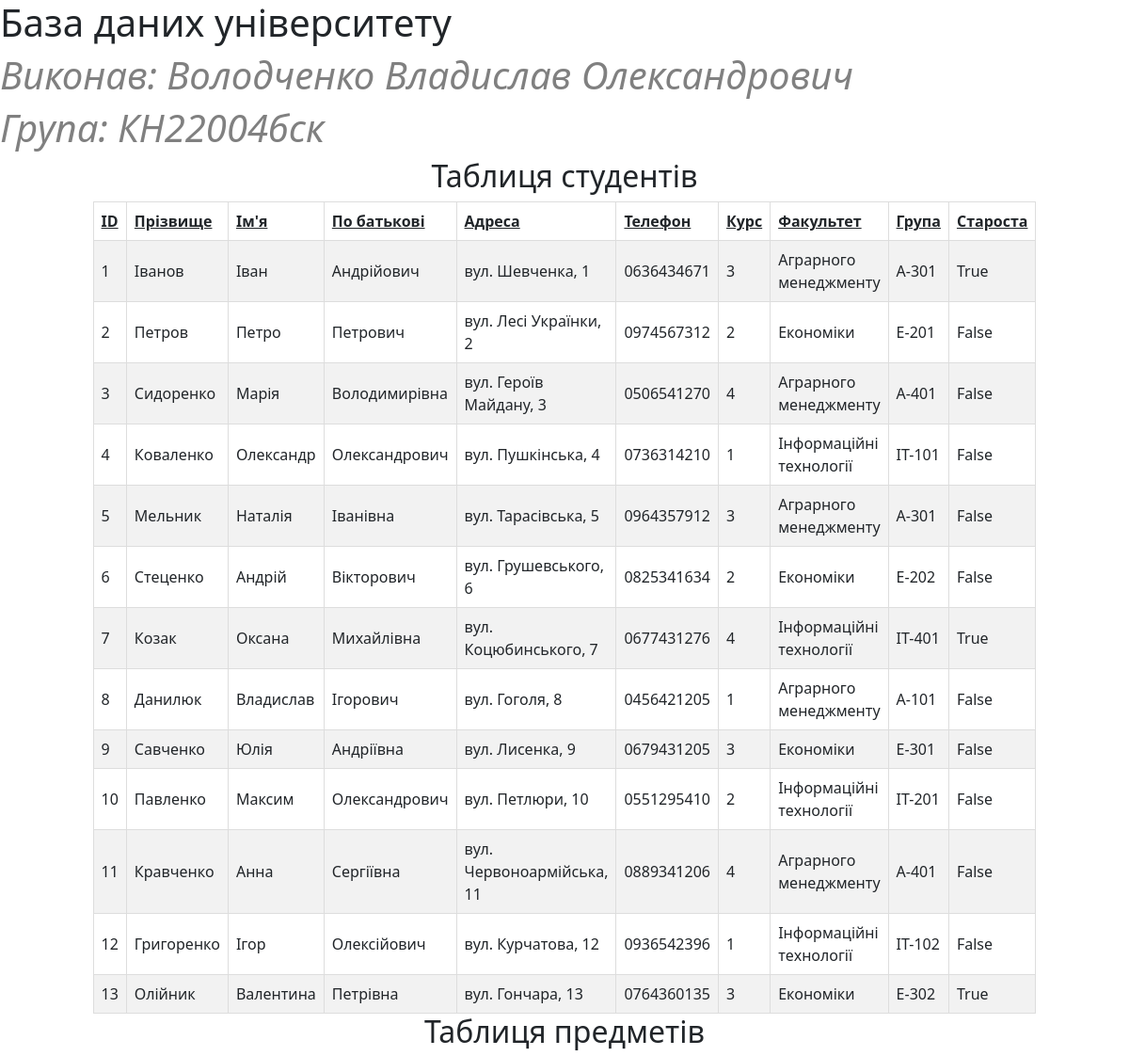
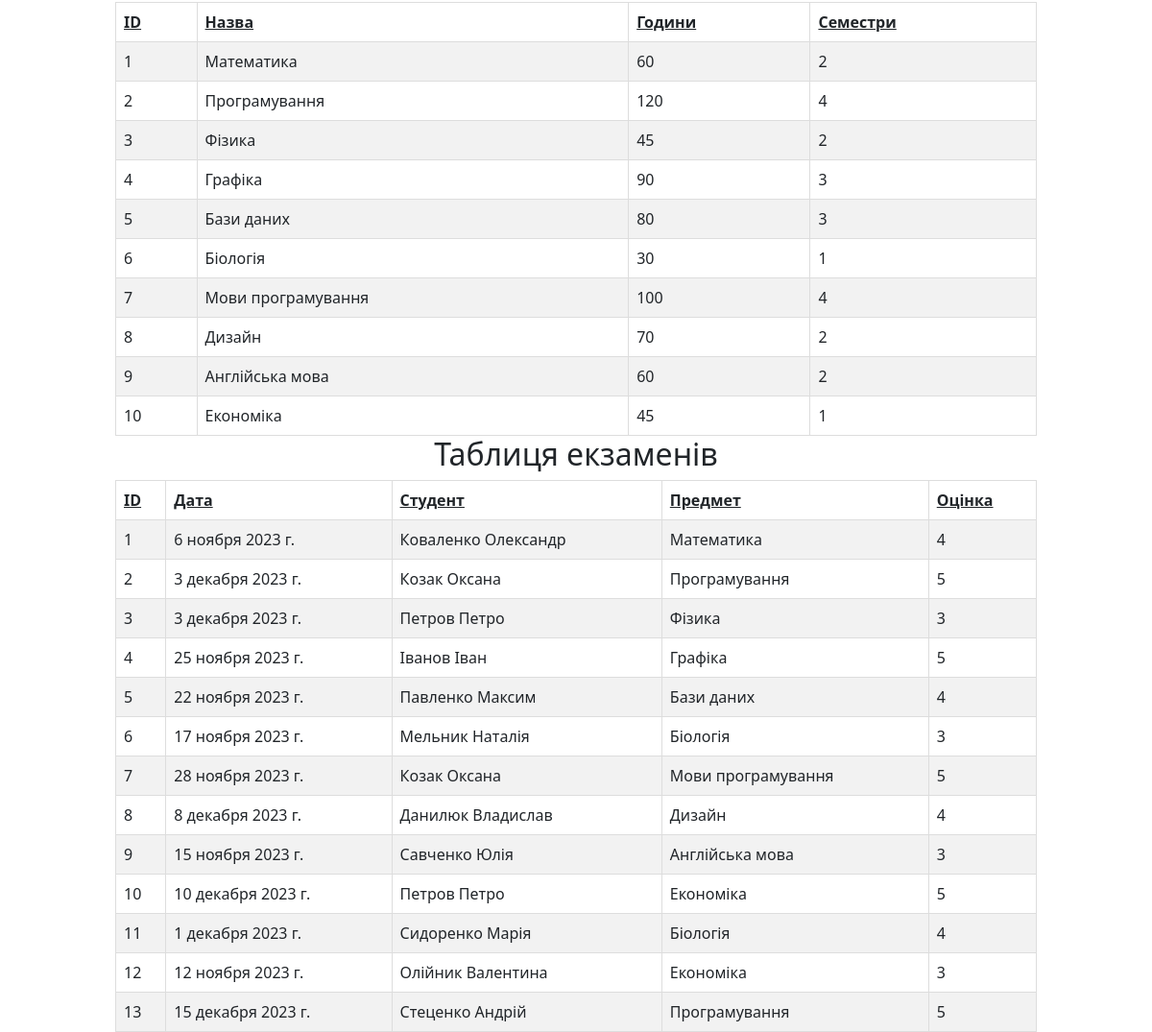
The page / on the database its author committed (2 pictures, top to bottom).
### University_Database/models.py (models this page shows, shortened)
class Student(models.Model):
    id = models.AutoField(primary_key=True)
    surname = models.CharField(max_length=30)
    name = models.CharField(max_length=30)
    patronymic = models.CharField(max_length=30)
    address = models.CharField(max_length=50)
    phone = models.CharField(max_length=10)
    course = models.IntegerField(validators=[MinValueValidator(1), MaxValueValidator(4)])
    faculty = models.CharField(max_length=50)
    grup = models.CharField(max_length=10)
    headman = models.BooleanField()
    class Meta:
        verbose_name = 'Студент'
        verbose_name_plural = 'Студенти'

class Subject(models.Model):
    id = models.AutoField(primary_key=True)
    name = models.CharField(max_length=50)
    hours = models.IntegerField()
    semesters = models.IntegerField()
    class Meta:
        verbose_name = 'Предмет'
        verbose_name_plural = 'Предмети'

class Exam(models.Model):
    id = models.AutoField(primary_key=True)
    date = models.DateField()
    student = models.ForeignKey(Student, on_delete=models.CASCADE)
    subject = models.ForeignKey(Subject, on_delete=models.CASCADE)
    grade = models.IntegerField(validators=[MinValueValidator(2), MaxValueValidator(5)])
    class Meta:
        verbose_name = 'Екзамен'
        verbose_name_plural = 'Екзамени'

### University_Database/views.py (the view)
# urls.py: path('', views.database),
def database(request):
    students = Student.objects.all()
    subjects = Subject.objects.all()
    exams = Exam.objects.all()
    return render(request, 'University_Database/database.html', {'students': students, 'subjects': subjects, 'exams': exams})

### University_Database/templates/University_Database/database.html (shortened to what this page needs)
<!doctype html>
<html lang=ru>
<head>
    <link rel="stylesheet" href="https://cdn.jsdelivr.net/npm/bootstrap@5.3.2/dist/css/bootstrap.min.css">
</head>
    <body>
        <h1>База даних університету</h1>
        <h1 style="color: grey; font-style: italic;">Виконав: Володченко Владислав Олександрович</h1>
        <h1 style="color: grey; font-style: italic;">Група: КН22004бск</h1>
        <h2 style="text-align: center;">Таблиця студентів</h2>
    <table>
        <tr>
            <th>ID</th>
            <th>Прізвище</th>
            <th>Ім'я</th>
            <th>По батькові</th>
            <th>Адреса</th>
            <th>Телефон</th>
            <th>Курс</th>
            <th>Факультет</th>
            <th>Група</th>
            <th>Староста</th>
        </tr>
        {% for student in students %}
        <tr>
            <td>{{ student.id }}</td>
            <td>{{ student.surname }}</td>
            <td>{{ student.name }}</td>
            <td>{{ student.patronymic }}</td>
            <td>{{ student.address }}</td>
            <td>{{ student.phone }}</td>
            <td>{{ student.course }}</td>
            <td>{{ student.faculty }}</td>
            <td>{{ student.grup }}</td>
            <td>{{ student.headman }}</td>
        </tr>
        {% endfor %}
    </table>
   <h2 style="text-align: center;">Таблиця предметів</h2>
    <table>
        <tr>
            <th>ID</th>
            <th>Назва</th>
            <th>Години</th>
            <th>Семестри</th>
        </tr>
        {% for subject in subjects %}
        <tr>
            <td>{{ subject.id }}</td>
            <td>{{ subject.name }}</td>
            <td>{{ subject.hours }}</td>
            <td>{{ subject.semesters }}</td>
        </tr>
        {% endfor %}
    </table>
    <h2 style="text-align: center;">Таблиця екзаменів</h2>
    <table>
        <tr>
            <th>ID</th>
            <th>Дата</th>
            <th>Студент</th>
            <th>Предмет</th>
            <th>Оцінка</th>
        </tr>
        {% for exam in exams %}
        <tr>
            <td>{{ exam.id }}</td>
            <td>{{ exam.date }}</td>
            <td>{{ exam.student.surname }} {{ exam.student.name }}</td>
            <td>{{ exam.subject.name }}</td>
            <td>{{ exam.grade }}</td>
        </tr>
        {% endfor %}
    </table>
</body>
</html>

### University_Database/templates/University_Database/database.html (style rules this page uses)
table { border-collapse: collapse; width: 80%; margin: auto; }
th, td { border: 1px solid #dddddd; text-align: left; padding: 8px; }
th { text-decoration: underline; }
tr:nth-child(even) { background-color: #f2f2f2; }

### rows shown on the page
Student: id "1", surname "Іванов", name "Іван", patronymic "Андрійович", address "вул. Шевченка, 1", phone "0636434671", course "3", faculty "Аграрного менеджменту", grup "A-301", headman "True"
Student: id "2", surname "Петров", name "Петро", patronymic "Петрович", address "вул. Лесі Українки, 2", phone "0974567312", course "2", faculty "Економіки", grup "E-201", headman "False"
Student: id "3", surname "Сидоренко", name "Марія", patronymic "Володимирівна", address "вул. Героїв Майдану, 3", phone "0506541270", course "4", faculty "Аграрного менеджменту", grup "A-401", headman "False"
Student: id "4", surname "Коваленко", name "Олександр", patronymic "Олександрович", address "вул. Пушкінська, 4", phone "0736314210", course "1", faculty "Інформаційні технології", grup "IT-101", headman "False"
Student: id "5", surname "Мельник", name "Наталія", patronymic "Іванівна", address "вул. Тарасівська, 5", phone "0964357912", course "3", faculty "Аграрного менеджменту", grup "A-301", headman "False"
Student: id "6", surname "Стеценко", name "Андрій", patronymic "Вікторович", address "вул. Грушевського, 6", phone "0825341634", course "2", faculty "Економіки", grup "E-202", headman "False"
Student: id "7", surname "Козак", name "Оксана", patronymic "Михайлівна", address "вул. Коцюбинського, 7", phone "0677431276", course "4", faculty "Інформаційні технології", grup "IT-401", headman "True"
Student: id "8", surname "Данилюк", name "Владислав", patronymic "Ігорович", address "вул. Гоголя, 8", phone "0456421205", course "1", faculty "Аграрного менеджменту", grup "A-101", headman "False"
Student: id "9", surname "Савченко", name "Юлія", patronymic "Андріївна", address "вул. Лисенка, 9", phone "0679431205", course "3", faculty "Економіки", grup "E-301", headman "False"
Student: id "10", surname "Павленко", name "Максим", patronymic "Олександрович", address "вул. Петлюри, 10", phone "0551295410", course "2", faculty "Інформаційні технології", grup "IT-201", headman "False"
Student: id "11", surname "Кравченко", name "Анна", patronymic "Сергіївна", address "вул. Червоноармійська, 11", phone "0889341206", course "4", faculty "Аграрного менеджменту", grup "A-401", headman "False"
Student: id "12", surname "Григоренко", name "Ігор", patronymic "Олексійович", address "вул. Курчатова, 12", phone "0936542396", course "1", faculty "Інформаційні технології", grup "IT-102", headman "False"
Student: id "13", surname "Олійник", name "Валентина", patronymic "Петрівна", address "вул. Гончара, 13", phone "0764360135", course "3", faculty "Економіки", grup "E-302", headman "True"
Subject: id "1", name "Математика", hours "60", semesters "2"
Subject: id "2", name "Програмування", hours "120", semesters "4"
Subject: id "3", name "Фізика", hours "45", semesters "2"
Subject: id "4", name "Графіка", hours "90", semesters "3"
Subject: id "5", name "Бази даних", hours "80", semesters "3"
Subject: id "6", name "Біологія", hours "30", semesters "1"
Subject: id "7", name "Мови програмування", hours "100", semesters "4"
Subject: id "8", name "Дизайн", hours "70", semesters "2"
Subject: id "9", name "Англійська мова", hours "60", semesters "2"
Subject: id "10", name "Економіка", hours "45", semesters "1"
Exam: id "1", date "6 ноября 2023 г.", student.surname "Коваленко", student.name "Олександр", subject.name "Математика", grade "4"
Exam: id "2", date "3 декабря 2023 г.", student.surname "Козак", student.name "Оксана", subject.name "Програмування", grade "5"
Exam: id "3", date "3 декабря 2023 г.", student.surname "Петров", student.name "Петро", subject.name "Фізика", grade "3"
Exam: id "4", date "25 ноября 2023 г.", student.surname "Іванов", student.name "Іван", subject.name "Графіка", grade "5"
Exam: id "5", date "22 ноября 2023 г.", student.surname "Павленко", student.name "Максим", subject.name "Бази даних", grade "4"
Exam: id "6", date "17 ноября 2023 г.", student.surname "Мельник", student.name "Наталія", subject.name "Біологія", grade "3"
Exam: id "7", date "28 ноября 2023 г.", student.surname "Козак", student.name "Оксана", subject.name "Мови програмування", grade "5"
Exam: id "8", date "8 декабря 2023 г.", student.surname "Данилюк", student.name "Владислав", subject.name "Дизайн", grade "4"
Exam: id "9", date "15 ноября 2023 г.", student.surname "Савченко", student.name "Юлія", subject.name "Англійська мова", grade "3"
Exam: id "10", date "10 декабря 2023 г.", student.surname "Петров", student.name "Петро", subject.name "Економіка", grade "5"
Exam: id "11", date "1 декабря 2023 г.", student.surname "Сидоренко", student.name "Марія", subject.name "Біологія", grade "4"
Exam: id "12", date "12 ноября 2023 г.", student.surname "Олійник", student.name "Валентина", subject.name "Економіка", grade "3"
Exam: id "13", date "15 декабря 2023 г.", student.surname "Стеценко", student.name "Андрій", subject.name "Програмування", grade "5"
